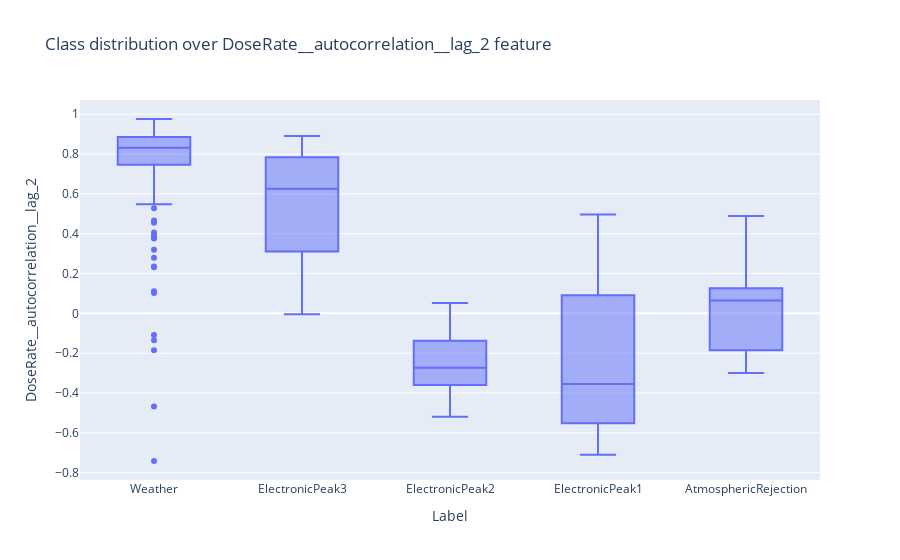

Here is the notebook cell this chart was saved with:
### Markdown cell above
Existing Class overlap:

### Code cell
fig = px.box(pd.concat([extracted_features,X_train], axis=1),
             x="Label",
             y="DoseRate__autocorrelation__lag_2",
             title="Class distribution over DoseRate__autocorrelation__lag_2 feature "
            )

fig.show()

### Figure 1 — Plotly figure (JSON) as saved in the notebook; plotly's stock layout.template omitted (floating-point values rounded to 4 significant figures; data arrays with more than 128 entries replaced by an {"elided": "..."} marker saying what was removed)
{"data": [{"alignmentgroup": "True", "hovertemplate": "Label=%{x}<br>DoseRate__autocorrelation__lag_2=%{y}<extra></extra>", "legendgroup": "", "marker": {"color": "#636efa"}, "name": "", "notched": false, "offsetgroup": "", "orientation": "v", "showlegend": false, "type": "box", "x": {"elided": "261 str values"}, "x0": " ", "xaxis": "x", "y": {"elided": "261 float values"}, "y0": " ", "yaxis": "y"}], "layout": {"boxmode": "group", "legend": {"tracegroupgap": 0}, "title": {"text": "Class distribution over DoseRate__autocorrelation__lag_2 feature "}, "xaxis": {"anchor": "y", "domain": [0, 1], "title": {"text": "Label"}}, "yaxis": {"anchor": "x", "domain": [0, 1], "title": {"text": "DoseRate__autocorrelation__lag_2"}}}}
